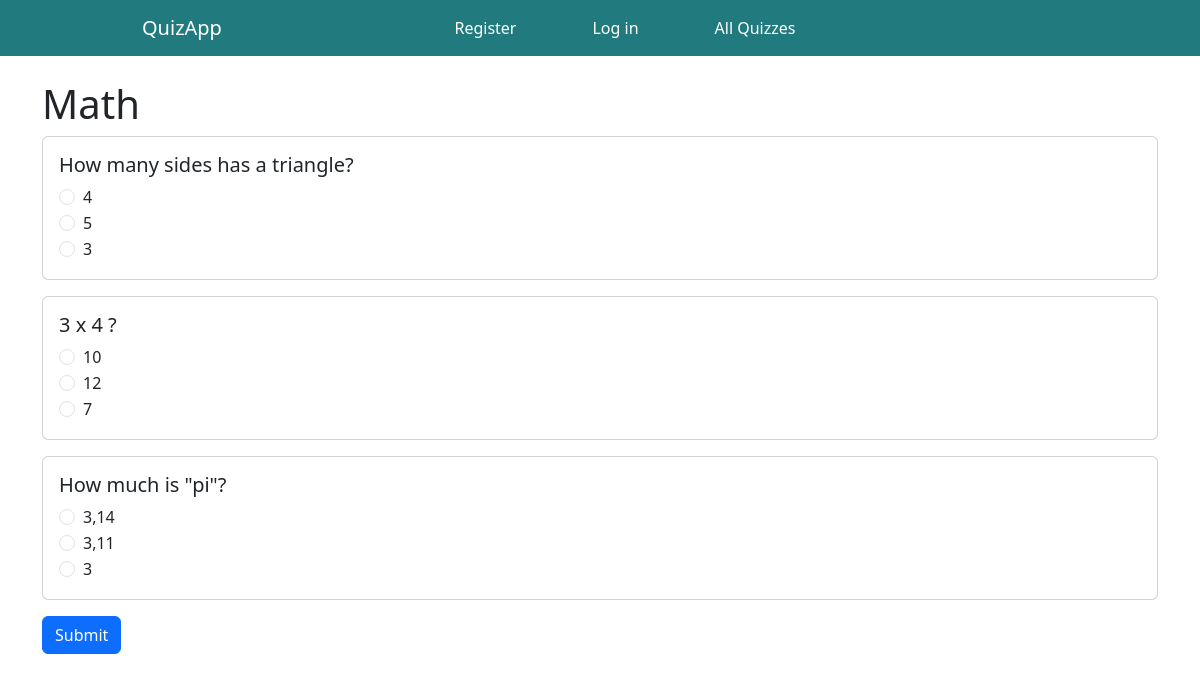
The app's page /take_quiz/6/ with its own data.
### quiz_app/models.py (models this page shows, shortened)
class Quiz(models.Model):
    title = models.CharField(max_length=200)
    creator = models.ForeignKey(User, on_delete=models.CASCADE, default= 1)
    created_at = models.DateTimeField(auto_now_add=True)
    takers = models.ManyToManyField(User, related_name='taken_quizzes', blank=True)

class Question(models.Model):
    quiz = models.ForeignKey(Quiz, related_name='questions', on_delete=models.CASCADE)
    text = models.CharField(max_length=200)
    op1 = models.CharField("Option 1", max_length=500)
    op2 = models.CharField("Option 2", max_length=500)
    op3 = models.CharField("Option 3", max_length=500)
    ANSWER_CHOICES = [
        ('op1', 'Option 1'),
        ('op2', 'Option 2'),
        ('op3', 'Option 3'),
    ]
    answer = models.CharField(max_length=3, choices=ANSWER_CHOICES)

### quiz_app/views.py (the view, shortened to what this page needs)
# urls.py: path('take_quiz/<int:quiz_id>/', views.take_quiz, name='take_quiz'),
def take_quiz(request, quiz_id):
    quiz = get_object_or_404(Quiz, id=quiz_id)
    questions = quiz.questions.all()
    return render(request, 'quiz_app/take_quiz.html', {'quiz': quiz, 'questions': questions})

### quiz_app/templates/quiz_app/take_quiz.html (shortened to what this page needs)
{% extends 'quiz_app/home.html' %}
{% block content %}
<div class="container mt-4">
    <h1>{{ quiz.title }}</h1>
    <form method="post">
        {% for question in questions %}
        <div class="card mb-3">
            <div class="card-body">
                <h5 class="card-title">{{ question.text }}</h5>
                <div class="form-check">
                    <input class="form-check-input" type="radio" name="question_{{ question.id }}" value="op1" required>
                    <label class="form-check-label">{{ question.op1 }}</label>
                </div>
                <div class="form-check">
                    <input class="form-check-input" type="radio" name="question_{{ question.id }}" value="op2" required>
                    <label class="form-check-label">{{ question.op2 }}</label>
                </div>
                <div class="form-check">
                    <input class="form-check-input" type="radio" name="question_{{ question.id }}" value="op3" required>
                    <label class="form-check-label">{{ question.op3 }}</label>
                </div>
            </div>
        </div>
        {% endfor %}
        <button type="submit" class="btn btn-primary">Submit</button>
    </form>
</div>
{% endblock %}

### records on screen
Quiz: title "Math"
Question: text "How many sides has a triangle?", op1 "4", op2 "5", op3 "3"
Question: text "3 x 4 ?", op1 "10", op2 "12", op3 "7"
Question: text "How much is \"pi\"?", op1 "3,14", op2 "3,11", op3 "3"
